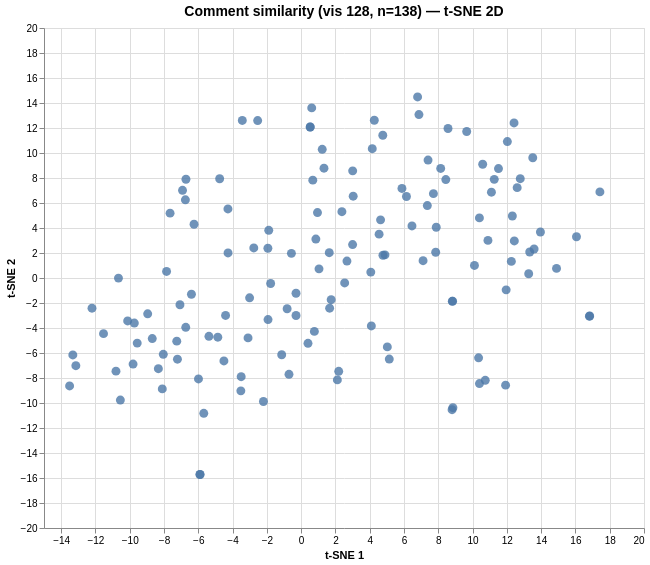

The Vega-Lite source for this figure:
### Vega specification from a JSON file in a GitHub repository (floating-point values rounded to 4 significant figures; data arrays with more than 128 entries replaced by an {"elided": "..."} marker saying what was removed)
{"$schema": "https://vega.github.io/schema/vega/v6.json", "data": [{"name": "param_1e9efca18e7a2868_store"}, {"name": "source_0", "values": {"elided": "138 records"}}, {"name": "source_0_x_domain_dim_1", "values": [{"min": -13.51, "max": 17.43}]}, {"name": "source_0_y_domain_dim_2", "values": [{"min": -15.72, "max": 14.48}]}], "signals": [{"name": "unit", "value": {}, "on": [{"events": "pointermove", "update": "isTuple(group()) ? group() : unit"}]}, {"name": "param_1e9efca18e7a2868", "update": "vlSelectionResolve(\"param_1e9efca18e7a2868_store\", \"union\")"}, {"name": "param_1e9efca18e7a2868_dim_1", "on": [{"events": [{"source": "view", "type": "dblclick"}], "update": "null"}, {"events": {"signal": "param_1e9efca18e7a2868_translate_delta"}, "update": "panLinear(param_1e9efca18e7a2868_translate_anchor.extent_x, -param_1e9efca18e7a2868_translate_delta.x / width)"}, {"events": {"signal": "param_1e9efca18e7a2868_zoom_delta"}, "update": "zoomLinear(domain(\"x\"), param_1e9efca18e7a2868_zoom_anchor.x, param_1e9efca18e7a2868_zoom_delta)"}]}, {"name": "param_1e9efca18e7a2868_dim_2", "on": [{"events": [{"source": "view", "type": "dblclick"}], "update": "null"}, {"events": {"signal": "param_1e9efca18e7a2868_translate_delta"}, "update": "panLinear(param_1e9efca18e7a2868_translate_anchor.extent_y, param_1e9efca18e7a2868_translate_delta.y / height)"}, {"events": {"signal": "param_1e9efca18e7a2868_zoom_delta"}, "update": "zoomLinear(domain(\"y\"), param_1e9efca18e7a2868_zoom_anchor.y, param_1e9efca18e7a2868_zoom_delta)"}]}, {"name": "param_1e9efca18e7a2868_tuple", "on": [{"events": [{"signal": "param_1e9efca18e7a2868_dim_1 || param_1e9efca18e7a2868_dim_2"}], "update": "param_1e9efca18e7a2868_dim_1 && param_1e9efca18e7a2868_dim_2 ? {unit: \"\", fields: param_1e9efca18e7a2868_tuple_fields, values: [param_1e9efca18e7a2868_dim_1,param_1e9efca18e7a2868_dim_2]} : null"}]}, {"name": "param_1e9efca18e7a2868_tuple_fields", "value": [{"field": "dim_1", "channel": "x", "type": "R"}, {"field": "dim_2", "channel": "y", "type": "R"}]}, {"name": "param_1e9efca18e7a2868_translate_anchor", "value": {}, "on": [{"events": [{"source": "scope", "type": "pointerdown"}], "update": "{x: x(unit), y: y(unit), extent_x: domain(\"x\"), extent_y: domain(\"y\")}"}]}, {"name": "param_1e9efca18e7a2868_translate_delta", "value": {}, "on": [{"events": [{"source": "window", "between": [{"source": "scope", "type": "pointerdown"}, {"source": "window", "type": "pointerup"}], "consume": true, "type": "pointermove"}], "update": "{x: param_1e9efca18e7a2868_translate_anchor.x - x(unit), y: param_1e9efca18e7a2868_translate_anchor.y - y(unit)}"}]}, {"name": "param_1e9efca18e7a2868_zoom_anchor", "on": [{"events": [{"source": "scope", "type": "wheel", "consume": true}], "update": "{x: invert(\"x\", x(unit)), y: invert(\"y\", y(unit))}"}]}, {"name": "param_1e9efca18e7a2868_zoom_delta", "on": [{"events": [{"source": "scope", "consume": true, "type": "wheel"}], "update": "pow(1.001, event.deltaY * pow(16, event.deltaMode))", "force": true}]}, {"name": "param_1e9efca18e7a2868_modify", "on": [{"events": {"signal": "param_1e9efca18e7a2868_tuple"}, "update": "modify(\"param_1e9efca18e7a2868_store\", param_1e9efca18e7a2868_tuple, true)"}]}], "marks": [{"type": "symbol", "name": "marks", "from": {"data": "source_0"}, "encode": {"update": {"fill": {"value": "#4c78a8"}, "tooltip": {"signal": "{\"Comment #\": format(datum[\"index\"], \"\"), \"Comment\": isValid(datum[\"comment\"]) ? datum[\"comment\"] : \"\"+datum[\"comment\"]}"}, "y": {"field": "dim_2", "scale": "y"}, "opacity": {"value": 0.8}, "size": {"value": 80}, "x": {"field": "dim_1", "scale": "x"}, "shape": {"value": "circle"}}}, "interactive": true, "style": ["circle"], "clip": true}], "scales": [{"name": "x", "type": "linear", "domain": [{"signal": "(data(\"source_0_x_domain_dim_1\")[0] || {}).min"}, {"signal": "(data(\"source_0_x_domain_dim_1\")[0] || {}).max"}], "range": [0, {"signal": "width"}], "nice": true, "zero": true, "domainRaw": {"signal": "param_1e9efca18e7a2868[\"dim_1\"]"}}, {"name": "y", "type": "linear", "domain": [{"signal": "(data(\"source_0_y_domain_dim_2\")[0] || {}).min"}, {"signal": "(data(\"source_0_y_domain_dim_2\")[0] || {}).max"}], "range": [{"signal": "height"}, 0], "nice": true, "zero": true, "domainRaw": {"signal": "param_1e9efca18e7a2868[\"dim_2\"]"}}], "axes": [{"scale": "x", "ticks": false, "labels": false, "zindex": 0, "aria": false, "orient": "bottom", "tickCount": {"signal": "ceil(width/40)"}, "gridScale": "y", "grid": true, "domain": false, "maxExtent": 0, "minExtent": 0}, {"scale": "y", "labels": false, "maxExtent": 0, "ticks": false, "grid": true, "tickCount": {"signal": "ceil(height/40)"}, "aria": false, "zindex": 0, "orient": "left", "domain": false, "gridScale": "x", "minExtent": 0}, {"scale": "x", "labelFlush": true, "title": "t-SNE 1", "orient": "bottom", "tickCount": {"signal": "ceil(width/40)"}, "grid": false, "labelOverlap": true, "zindex": 0}, {"scale": "y", "title": "t-SNE 2", "orient": "left", "labelOverlap": true, "tickCount": {"signal": "ceil(height/40)"}, "grid": false, "zindex": 0}], "title": {"text": "Comment similarity (vis 128, n=138) — t-SNE 2D", "frame": "group", "fontSize": 14}, "style": "cell", "background": "white", "padding": 5, "width": 600, "height": 500}
